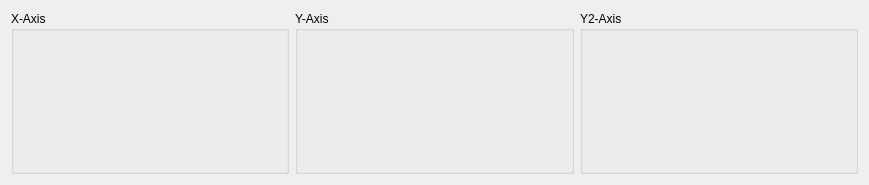
<?xml version="1.0" encoding="UTF-8"?>
<ui version="4.0">
 <class>Form</class>
 <widget class="QWidget" name="Form">
  <property name="geometry">
   <rect>
    <x>0</x>
    <y>0</y>
    <width>869</width>
    <height>185</height>
   </rect>
  </property>
  <property name="windowTitle">
   <string>Form</string>
  </property>
  <layout class="QGridLayout" name="gridLayout">
   <item row="0" column="0">
    <widget class="QGroupBox" name="x_axis_groupbox">
     <property name="title">
      <string>X-Axis</string>
     </property>
     <layout class="QGridLayout" name="gridLayout_2">
      <item row="0" column="0">
       <widget class="AxisScalingWidget" name="x_axis_scaling_widget"/>
      </item>
     </layout>
    </widget>
   </item>
   <item row="0" column="1">
    <widget class="QGroupBox" name="y_axis_groupbox">
     <property name="title">
      <string>Y-Axis</string>
     </property>
     <layout class="QGridLayout" name="gridLayout_3">
      <item row="0" column="0">
       <widget class="AxisScalingWidget" name="y_axis_scaling_widget"/>
      </item>
     </layout>
    </widget>
   </item>
   <item row="0" column="2">
    <widget class="QGroupBox" name="y2_axis_groupbox">
     <property name="title">
      <string>Y2-Axis</string>
     </property>
     <layout class="QGridLayout" name="gridLayout_4">
      <item row="0" column="0">
       <widget class="AxisScalingWidget" name="y2_axis_scaling_widget"/>
      </item>
     </layout>
    </widget>
   </item>
  </layout>
 </widget>
 <customwidgets>
  <customwidget>
   <class>AxisScalingWidget</class>
   <extends>QWidget</extends>
   <header>plot_config</header>
  </customwidget>
 </customwidgets>
 <resources/>
 <connections/>
</ui>
